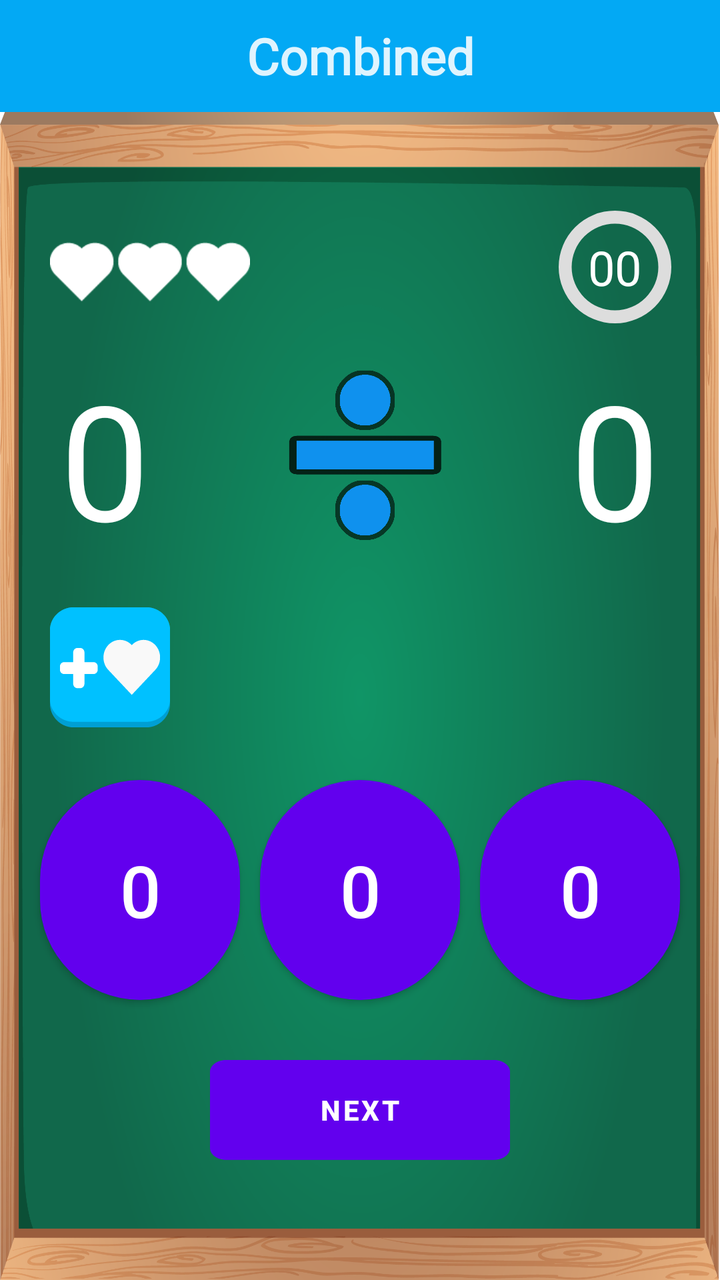
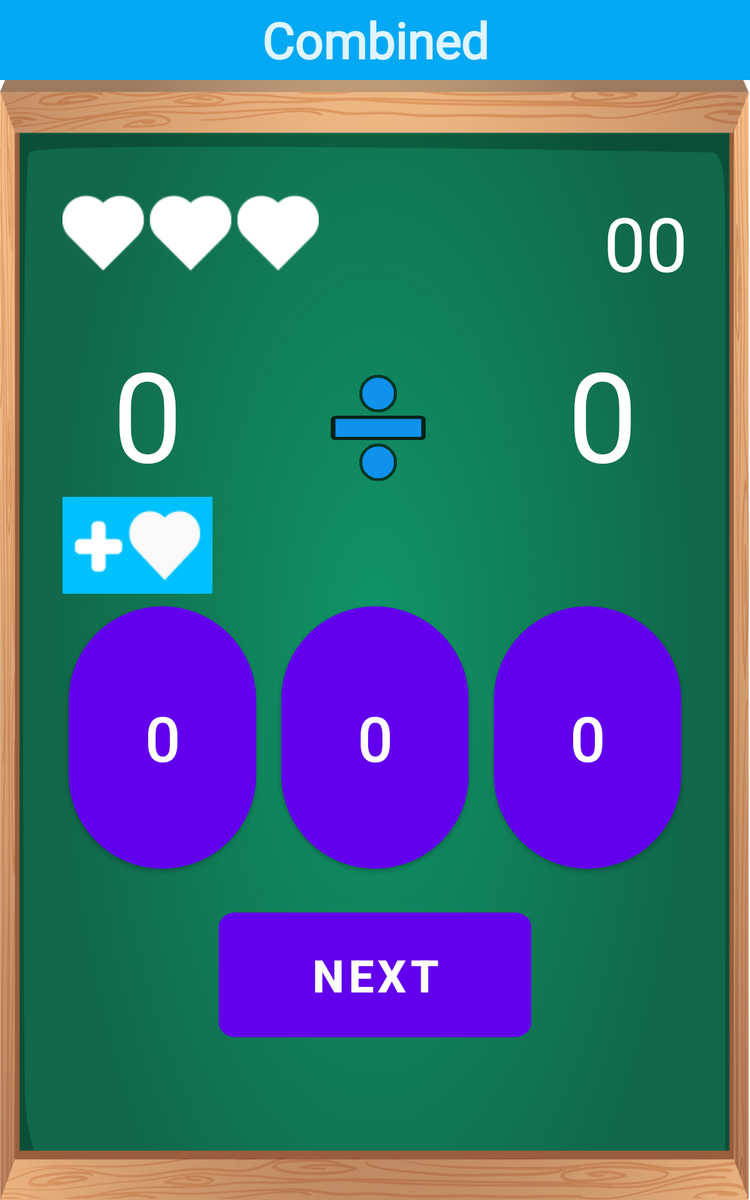

Two renders of one Android screen. The first uses the default layout on a phone; the second uses the alternative layout the repository ships for a different screen configuration, on a matching device. The two XML files are below.
<!-- AndroidManifest.xml: application theme AppTheme -->
<!-- res/layout/combinadas_juego.xml -->
<?xml version="1.0" encoding="utf-8"?>
<FrameLayout xmlns:android="http://schemas.android.com/apk/res/android"
    xmlns:app="http://schemas.android.com/apk/res-auto"
    xmlns:tools="http://schemas.android.com/tools"
    android:layout_width="match_parent"
    android:layout_height="match_parent"
    tools:context=".Fragments.Combinadas">

    <androidx.constraintlayout.widget.ConstraintLayout
        android:layout_width="match_parent"
        android:layout_height="match_parent">

        <androidx.appcompat.widget.Toolbar
            android:id="@+id/my_toolbar"
            android:layout_width="match_parent"
            android:layout_height="?attr/actionBarSize"
            android:background="@color/colorPrimary"
            android:theme="@style/ThemeOverlay.AppCompat.ActionBar"
            app:layout_constraintEnd_toEndOf="parent"
            app:layout_constraintStart_toStartOf="parent"
            app:layout_constraintTop_toTopOf="parent"
            app:popupTheme="@style/ThemeOverlay.AppCompat.Light">

            <TextView
                android:id="@+id/toolbar"
                android:layout_width="wrap_content"
                android:layout_height="wrap_content"
                android:layout_gravity="center"
                android:fontFamily="@font/fredoka_one"
                android:text="@string/combinadas"
                android:textColor="#DFFFFFFF"
                android:textSize="25sp"
                android:textStyle="bold"
                tools:layout_editor_absoluteX="189dp"
                tools:layout_editor_absoluteY="18dp" />

        </androidx.appcompat.widget.Toolbar>

        <RelativeLayout
            android:layout_width="0dp"
            android:layout_height="0dp"
            android:background="@drawable/fondojuego"
            app:layout_constraintBottom_toBottomOf="parent"
            app:layout_constraintEnd_toEndOf="parent"
            app:layout_constraintStart_toStartOf="parent"
            app:layout_constraintTop_toBottomOf="@id/my_toolbar">

            <ImageView
                android:id="@+id/iv_corazones"
                android:layout_width="110dp"
                android:layout_height="50dp"
                android:layout_alignParentStart="true"
                android:layout_alignParentTop="true"
                android:layout_marginStart="25dp"
                android:layout_marginTop="55dp"
                android:layout_marginEnd="150dp"
                android:layout_toStartOf="@+id/time_progress"
                android:contentDescription="@string/app_name"
                android:src="@drawable/lifes_3" />

            <ProgressBar
                android:id="@+id/time_progress"
                style="?android:attr/progressBarStyle"
                android:layout_width="65dp"
                android:layout_height="65dp"
                android:layout_alignParentTop="true"
                android:layout_alignParentEnd="true"
                android:layout_marginTop="45dp"
                android:layout_marginEnd="20dp"
                android:indeterminateOnly="false"
                android:max="30"
                android:progressDrawable="@drawable/circular"
                android:rotation="-90">

            </ProgressBar>

            <TextView
                android:id="@+id/tempo"
                android:layout_width="wrap_content"
                android:layout_height="wrap_content"
                android:layout_alignStart="@+id/time_progress"
                android:layout_alignTop="@+id/time_progress"
                android:layout_alignEnd="@+id/time_progress"
                android:layout_alignBottom="@+id/time_progress"
                android:fontFamily="@font/fredoka_one"
                android:gravity="center"
                android:text="@string/time"
                android:textColor="#FFFFFF"
                android:textSize="24sp" />

            <TextView
                android:id="@+id/imageView_NumUno"
                android:layout_width="wrap_content"
                android:layout_height="wrap_content"
                android:layout_alignParentStart="true"
                android:layout_alignParentTop="true"
                android:layout_marginStart="30dp"
                android:layout_marginTop="120dp"
                android:contentDescription="@string/app_name"
                android:fontFamily="@font/fredoka_one"
                android:gravity="center"
                android:text="@string/btn_respuesta"
                android:textColor="#FFFFFF"
                android:textSize="80sp" />

            <ImageView
                android:id="@+id/imageView_signo"
                android:layout_width="110dp"
                android:layout_height="110dp"
                android:layout_alignBottom="@+id/imageView_NumUno"
                android:layout_centerHorizontal="true"
                android:contentDescription="@string/app_name"
                app:srcCompat="@drawable/division" />


            <TextView
                android:id="@+id/imageView_NumDos"
                android:layout_width="wrap_content"
                android:layout_height="wrap_content"
                android:layout_alignTop="@+id/imageView_NumUno"
                android:layout_alignParentEnd="true"
                android:layout_marginTop="0dp"
                android:layout_marginEnd="30dp"
                android:contentDescription="@string/app_name"
                android:fontFamily="@font/fredoka_one"
                android:gravity="center"
                android:text="@string/btn_respuesta"
                android:textColor="#FFFFFF"
                android:textSize="80sp"
                tools:ignore="RelativeOverlap" />

            <LinearLayout
                android:layout_width="match_parent"
                android:layout_height="100dp"
                android:layout_above="@+id/container"
                android:layout_below="@+id/imageView_signo"
                android:layout_alignParentStart="true"
                android:layout_alignParentEnd="true"
                android:foregroundGravity="center_vertical"
                android:gravity="center_vertical"
                android:orientation="vertical">

                <ImageButton
                    android:id="@+id/moreLifes_btn"
                    android:layout_width="wrap_content"
                    android:layout_height="wrap_content"
                    android:layout_gravity="center_vertical"
                    android:layout_marginStart="25dp"
                    android:background="#00FFFFFF"
                    android:contentDescription="@string/app_name"
                    android:src="@drawable/corazon" />
            </LinearLayout>

            <LinearLayout
                android:id="@+id/container"
                android:layout_width="match_parent"
                android:layout_height="wrap_content"
                android:layout_alignParentStart="true"
                android:layout_alignParentEnd="true"
                android:layout_alignParentBottom="true"
                android:layout_marginBottom="60dp"
                android:orientation="vertical">

                <LinearLayout
                    android:id="@+id/linear"
                    android:layout_width="match_parent"
                    android:layout_height="wrap_content"
                    android:orientation="horizontal"
                    android:paddingStart="15dp"
                    android:paddingEnd="15dp">

                    <Button
                        android:id="@+id/R1"
                        android:layout_width="90dp"
                        android:layout_height="110dp"
                        android:layout_margin="5dp"
                        android:layout_weight="1"
                        android:background="@drawable/button_round"
                        android:text="@string/btn_respuesta"
                        android:textColor="#FFFFFF"
                        android:textSize="36sp" />

                    <Button
                        android:id="@+id/R2"
                        android:layout_width="90dp"
                        android:layout_height="110dp"
                        android:layout_margin="5dp"
                        android:layout_weight="1"
                        android:background="@drawable/button_round"
                        android:text="@string/btn_respuesta"
                        android:textColor="#FFFFFF"
                        android:textSize="36sp" />

                    <Button
                        android:id="@+id/R3"
                        android:layout_width="90dp"
                        android:layout_height="110dp"
                        android:layout_margin="5dp"
                        android:layout_weight="1"
                        android:background="@drawable/button_round"
                        android:text="@string/btn_respuesta"
                        android:textColor="#FFFFFF"
                        android:textSize="36sp" />

                </LinearLayout>

                <LinearLayout
                    android:layout_width="match_parent"
                    android:layout_height="wrap_content"
                    android:layout_marginTop="5dp"
                    android:gravity="center"
                    android:orientation="vertical">

                    <Button
                        android:id="@+id/btnSiguiente"
                        android:layout_width="150dp"
                        android:layout_height="50dp"
                        android:layout_marginTop="20dp"
                        android:background="@drawable/btn_lv3"
                        android:text="@string/siguiente"
                        android:textColor="#FFFFFF"
                        android:textStyle="bold" />
                </LinearLayout>

            </LinearLayout>

        </RelativeLayout>
    </androidx.constraintlayout.widget.ConstraintLayout>

    <FrameLayout
        android:id="@+id/bannerContainer"
        android:layout_width="match_parent"
        android:layout_height="wrap_content"
        android:layout_gravity="bottom|center|center_horizontal|center_vertical"
        android:gravity="bottom"
        android:visibility="visible">
    </FrameLayout>


</FrameLayout>
<!-- resources referenced by this layout -->
<resources>
  <color name="colorPrimary">#03A9F4</color>
  <!-- drawable btn_lv3: png bitmap (drawable-hdpi, 1588 bytes) -->
  <!-- drawable button_round (drawable) -->
  <?xml version="1.0" encoding="utf-8"?>
  <shape xmlns:android="http://schemas.android.com/apk/res/android">
  
      <corners
          android:radius="100dp"/>
  <solid
      android:color="#03A9F4">
  
  </solid>
  
  </shape>
  <!-- drawable circular (drawable) -->
  <?xml version="1.0" encoding="utf-8"?>
  <layer-list xmlns:android="http://schemas.android.com/apk/res/android">
      <item>
          <shape
              android:shape="ring"
              android:thicknessRatio="10"
              android:useLevel="false">
              <solid android:color="#DDD" />
          </shape>
      </item>
      <item>
          <rotate
              android:fromDegrees="270"
              android:toDegrees="270">
              <shape
                  android:shape="ring"
                  android:thicknessRatio="10"
                  android:useLevel="true">
                  <solid android:color="@color/white" />
              </shape>
          </rotate>
      </item>
  </layer-list>
  <!-- drawable corazon: png bitmap (drawable-hdpi, 1764 bytes) -->
  <!-- drawable division: png bitmap (drawable, 12722 bytes) -->
  <!-- drawable fondojuego: png bitmap (drawable-hdpi, 148489 bytes) -->
  <!-- drawable lifes_3: png bitmap (drawable-mdpi, 1078 bytes) -->
  <string name="app_name">Sums and Rest</string>
  <string name="btn_respuesta" translatable="false">0</string>
  <string name="combinadas">Combined</string>
  <string name="siguiente">Next</string>
  <string name="time" translatable="false">00</string>
  <color name="white">#FFFFFF</color>
</resources>
<!-- res/layout-large/combinadas_juego.xml (the repository's variant of the layout above) -->
<!-- drawn on a 7-inch tablet held upright -->
<?xml version="1.0" encoding="utf-8"?>
<FrameLayout xmlns:android="http://schemas.android.com/apk/res/android"
    xmlns:app="http://schemas.android.com/apk/res-auto"
    xmlns:tools="http://schemas.android.com/tools"
    android:layout_width="match_parent"
    android:layout_height="match_parent"
    tools:context=".Fragments.Combinadas">

    <androidx.constraintlayout.widget.ConstraintLayout
        android:layout_width="match_parent"
        android:layout_height="match_parent">

        <androidx.appcompat.widget.Toolbar
            android:id="@+id/my_toolbar"
            android:layout_width="match_parent"
            android:layout_height="?attr/actionBarSize"
            android:background="@color/colorPrimary"
            android:theme="@style/ThemeOverlay.AppCompat.ActionBar"
            app:layout_constraintEnd_toEndOf="parent"
            app:layout_constraintStart_toStartOf="parent"
            app:layout_constraintTop_toTopOf="parent"
            app:popupTheme="@style/ThemeOverlay.AppCompat.Light">

            <TextView
                android:id="@+id/toolbar"
                android:layout_width="wrap_content"
                android:layout_height="wrap_content"
                android:layout_gravity="center"
                android:fontFamily="@font/fredoka_one"
                android:text="@string/combinadas"
                android:textColor="#DFFFFFFF"
                android:textSize="40sp"
                android:textStyle="bold"
                tools:layout_editor_absoluteX="189dp"
                tools:layout_editor_absoluteY="18dp" />

        </androidx.appcompat.widget.Toolbar>

        <RelativeLayout
            android:layout_width="0dp"
            android:layout_height="0dp"
            android:background="@drawable/fondojuego"
            app:layout_constraintBottom_toBottomOf="parent"
            app:layout_constraintEnd_toEndOf="parent"
            app:layout_constraintStart_toStartOf="parent"
            app:layout_constraintTop_toBottomOf="@id/my_toolbar">

            <LinearLayout
                android:id="@+id/my_toolbar2"
                android:layout_width="match_parent"
                android:layout_height="wrap_content"
                android:layout_above="@+id/imageView_signo"
                android:layout_alignParentStart="true"
                android:layout_alignParentTop="true"
                android:layout_alignParentEnd="true"
                android:layout_marginStart="50dp"
                android:layout_marginTop="90dp"
                android:layout_marginEnd="50dp"
                android:background="#00FBF5F5"
                android:orientation="horizontal"
                android:theme="@style/ThemeOverlay.AppCompat.ActionBar"
                app:popupTheme="@style/ThemeOverlay.AppCompat.Light">

                <ImageView
                    android:id="@+id/iv_corazones"
                    android:layout_width="wrap_content"
                    android:layout_height="wrap_content"
                    android:contentDescription="@string/app_name"
                    android:src="@drawable/lifes_3" />

                <TextView
                    android:id="@+id/tempo"
                    android:layout_width="0dp"
                    android:layout_height="wrap_content"
                    android:layout_weight="1"
                    android:fontFamily="@font/fredoka_one"
                    android:text="@string/time"
                    android:textAlignment="viewEnd"
                    android:textColor="#FFFFFF"
                    android:textSize="60sp" />

            </LinearLayout>

            <TextView
                android:id="@+id/imageView_NumUno"
                android:layout_width="wrap_content"
                android:layout_height="wrap_content"
                android:layout_alignParentStart="true"
                android:layout_alignParentTop="true"
                android:layout_marginStart="90dp"
                android:layout_marginTop="200dp"
                android:contentDescription="@string/app_name"
                android:fontFamily="@font/fredoka_one"
                android:gravity="center"
                android:text="@string/btn_respuesta"
                android:textColor="#FFFFFF"
                android:textSize="100sp" />

            <ImageView
                android:id="@+id/imageView_signo"
                android:layout_width="110dp"
                android:layout_height="110dp"
                android:layout_alignBottom="@+id/imageView_NumUno"
                android:layout_centerHorizontal="true"
                android:contentDescription="@string/app_name"
                app:srcCompat="@drawable/division" />


            <TextView
                android:id="@+id/imageView_NumDos"
                android:layout_width="wrap_content"
                android:layout_height="wrap_content"
                android:layout_alignTop="@+id/imageView_NumUno"
                android:layout_alignParentEnd="true"
                android:layout_marginTop="0dp"
                android:layout_marginEnd="90dp"
                android:contentDescription="@string/app_name"
                android:fontFamily="@font/fredoka_one"
                android:gravity="center"
                android:text="@string/btn_respuesta"
                android:textColor="#FFFFFF"
                android:textSize="100sp"
                tools:ignore="RelativeOverlap" />

            <LinearLayout
                android:layout_width="match_parent"
                android:layout_height="100dp"
                android:layout_above="@+id/container"
                android:layout_below="@+id/imageView_signo"
                android:layout_alignParentStart="true"
                android:layout_alignParentEnd="true"
                android:foregroundGravity="center_vertical"
                android:gravity="center_vertical"
                android:orientation="vertical">

                <ImageView
                    android:id="@+id/moreLifes_btn"
                    android:layout_width="120dp"
                    android:layout_height="120dp"
                    android:layout_gravity="center_vertical"
                    android:layout_marginStart="50dp"
                    android:contentDescription="@string/app_name"
                    android:src="@drawable/corazon"
                    tools:src="@drawable/corazon" />
            </LinearLayout>

            <LinearLayout
                android:id="@+id/container"
                android:layout_width="match_parent"
                android:layout_height="wrap_content"
                android:layout_alignParentStart="true"
                android:layout_alignParentEnd="true"
                android:layout_alignParentBottom="true"
                android:layout_marginStart="30dp"
                android:layout_marginEnd="30dp"
                android:layout_marginBottom="130dp"
                android:orientation="vertical">

                <LinearLayout
                    android:id="@+id/linear"
                    android:layout_width="match_parent"
                    android:layout_height="wrap_content"
                    android:orientation="horizontal"
                    android:paddingStart="15dp"
                    android:paddingEnd="15dp">

                    <Button
                        android:id="@+id/R1"
                        android:layout_width="wrap_content"
                        android:layout_height="210dp"
                        android:layout_margin="10dp"
                        android:layout_weight="1"
                        android:background="@drawable/button_round"
                        android:text="@string/btn_respuesta"
                        android:textColor="#FFFFFF"
                        android:textSize="50sp" />

                    <Button
                        android:id="@+id/R2"
                        android:layout_width="wrap_content"
                        android:layout_height="210dp"
                        android:layout_margin="10dp"
                        android:layout_weight="1"
                        android:background="@drawable/button_round"
                        android:text="@string/btn_respuesta"
                        android:textColor="#FFFFFF"
                        android:textSize="50sp" />

                    <Button
                        android:id="@+id/R3"
                        android:layout_width="wrap_content"
                        android:layout_height="210dp"
                        android:layout_margin="10dp"
                        android:layout_weight="1"
                        android:background="@drawable/button_round"
                        android:text="@string/btn_respuesta"
                        android:textColor="#FFFFFF"
                        android:textSize="50sp" />

                </LinearLayout>

                <LinearLayout
                    android:layout_width="match_parent"
                    android:layout_height="wrap_content"
                    android:layout_marginTop="5dp"
                    android:gravity="center"
                    android:orientation="vertical">

                    <Button
                        android:id="@+id/btnSiguiente"
                        android:layout_width="250dp"
                        android:layout_height="100dp"
                        android:layout_marginTop="20dp"
                        android:background="@drawable/btn_lv3"
                        android:text="@string/siguiente"
                        android:textColor="#FFFFFF"
                        android:textSize="36sp"
                        android:textStyle="bold" />
                </LinearLayout>

            </LinearLayout>

        </RelativeLayout>
    </androidx.constraintlayout.widget.ConstraintLayout>

    <FrameLayout
        android:id="@+id/bannerContainer"
        android:layout_width="match_parent"
        android:layout_height="wrap_content"
        android:layout_gravity="bottom|center|center_horizontal|center_vertical"
        android:gravity="bottom"
        android:visibility="visible">
    </FrameLayout>

</FrameLayout>
<!-- resources referenced by the variant -->
<!-- as a 7-inch tablet held upright resolves them -->
<resources>
  <color name="colorPrimary">#03A9F4</color>
  <!-- drawable btn_lv3: png bitmap (drawable-hdpi, 1588 bytes) -->
  <!-- drawable button_round (drawable) -->
  <?xml version="1.0" encoding="utf-8"?>
  <shape xmlns:android="http://schemas.android.com/apk/res/android">
  
      <corners
          android:radius="100dp"/>
  <solid
      android:color="#03A9F4">
  
  </solid>
  
  </shape>
  <!-- drawable corazon: png bitmap (drawable-hdpi, 1764 bytes) -->
  <!-- drawable division: png bitmap (drawable, 12722 bytes) -->
  <!-- drawable fondojuego: png bitmap (drawable-hdpi, 148489 bytes) -->
  <!-- drawable lifes_3: png bitmap (drawable-mdpi, 1078 bytes) -->
  <string name="app_name">Sums and Rest</string>
  <string name="btn_respuesta" translatable="false">0</string>
  <string name="combinadas">Combined</string>
  <string name="siguiente">Next</string>
  <string name="time" translatable="false">00</string>
</resources>
